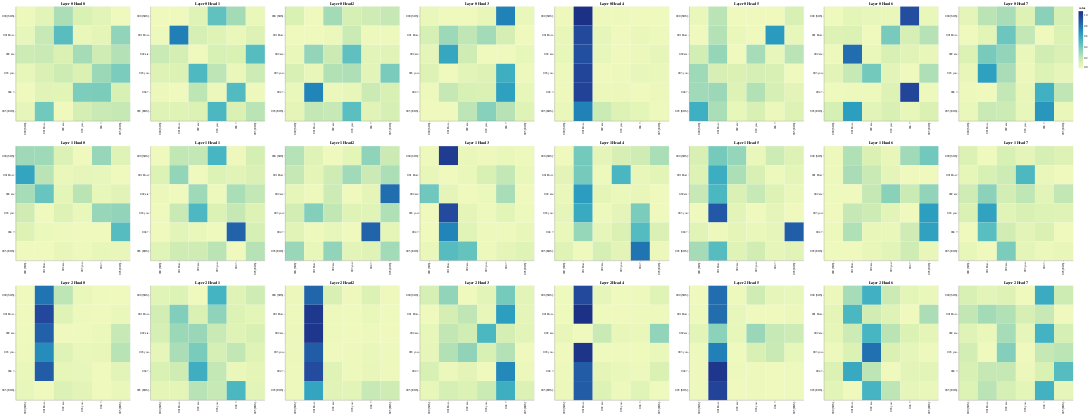

Here is the notebook cell this chart was saved with:
### Code cell
layers = [0, 1, 2]
heads = [0, 1, 2, 3, 4, 5, 6, 7]

# Encoder Self-Attention
get_all_attention_maps("encoder", layers, heads, encoder_input_token, encoder_input_token, min(20, sentence_len))
